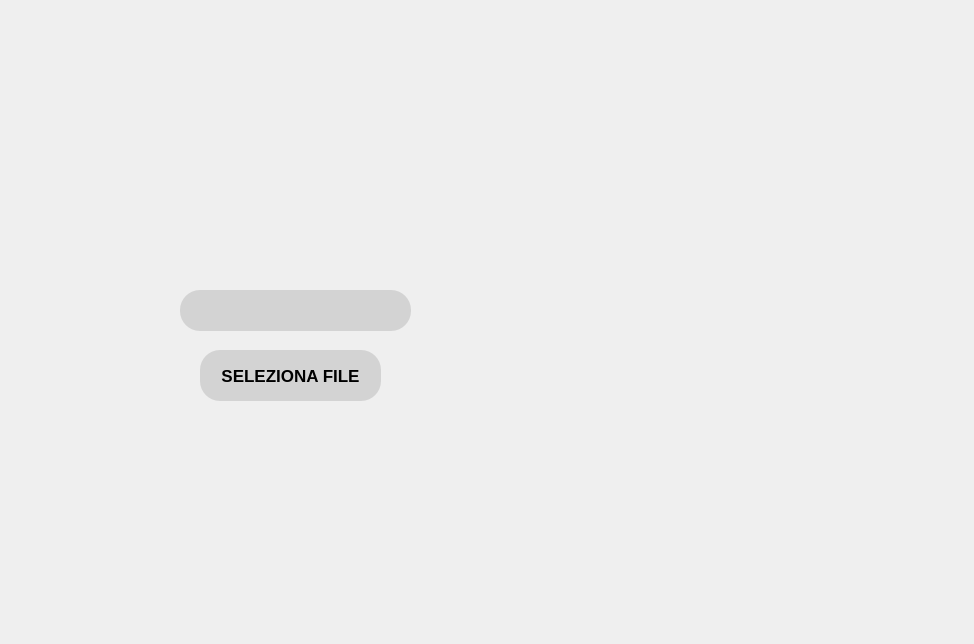
<?xml version="1.0" encoding="UTF-8"?>
<ui version="4.0">
 <class>widget</class>
 <widget class="QWidget" name="widget">
  <property name="geometry">
   <rect>
    <x>0</x>
    <y>0</y>
    <width>974</width>
    <height>644</height>
   </rect>
  </property>
  <property name="minimumSize">
   <size>
    <width>974</width>
    <height>644</height>
   </size>
  </property>
  <property name="maximumSize">
   <size>
    <width>974</width>
    <height>644</height>
   </size>
  </property>
  <property name="windowTitle">
   <string>Gestione Schede</string>
  </property>
  <widget class="QLabel" name="label">
   <property name="geometry">
    <rect>
     <x>0</x>
     <y>0</y>
     <width>974</width>
     <height>644</height>
    </rect>
   </property>
   <property name="text">
    <string/>
   </property>
   <property name="pixmap">
    <pixmap>GestioneSchede.jpg</pixmap>
   </property>
  </widget>
  <widget class="QPushButton" name="button_selezionaFile">
   <property name="geometry">
    <rect>
     <x>200</x>
     <y>350</y>
     <width>181</width>
     <height>51</height>
    </rect>
   </property>
   <property name="font">
    <font>
     <family>Arial</family>
     <pointsize>13</pointsize>
     <bold>true</bold>
    </font>
   </property>
   <property name="styleSheet">
    <string notr="true">background-color: lightgrey;
color: balck;
border-radius: 20px;</string>
   </property>
   <property name="text">
    <string>SELEZIONA FILE</string>
   </property>
  </widget>
  <widget class="QLineEdit" name="id">
   <property name="geometry">
    <rect>
     <x>180</x>
     <y>290</y>
     <width>231</width>
     <height>41</height>
    </rect>
   </property>
   <property name="styleSheet">
    <string notr="true">background-color: lightgray;
color: black;
border-radius: 20px;
</string>
   </property>
  </widget>
 </widget>
 <resources>
  <include location="GestioneSchede.qrc"/>
 </resources>
 <connections/>
</ui>
